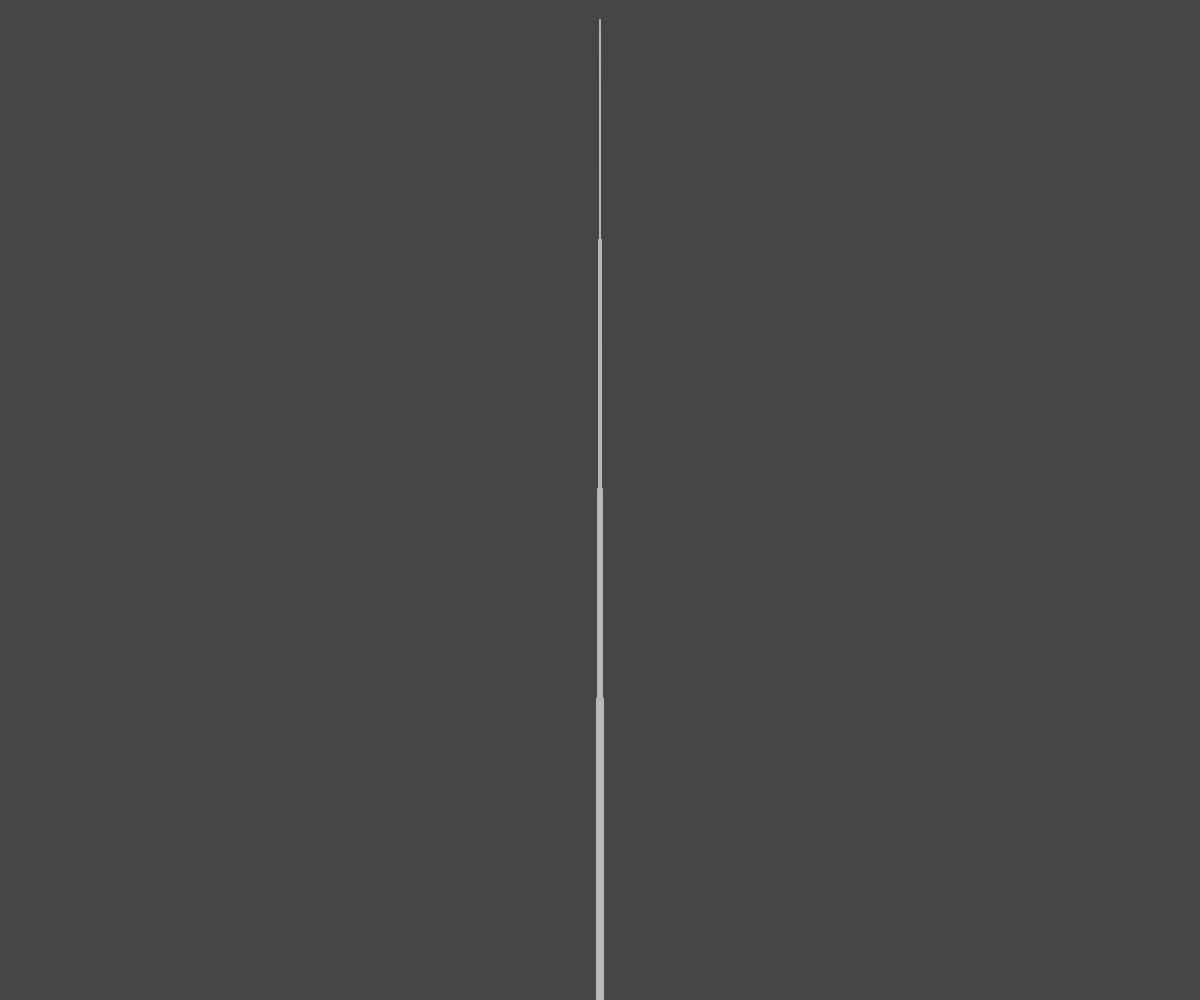
Frame 1 (no input)
Frame 60 (no input): identical to frame 1, image omitted
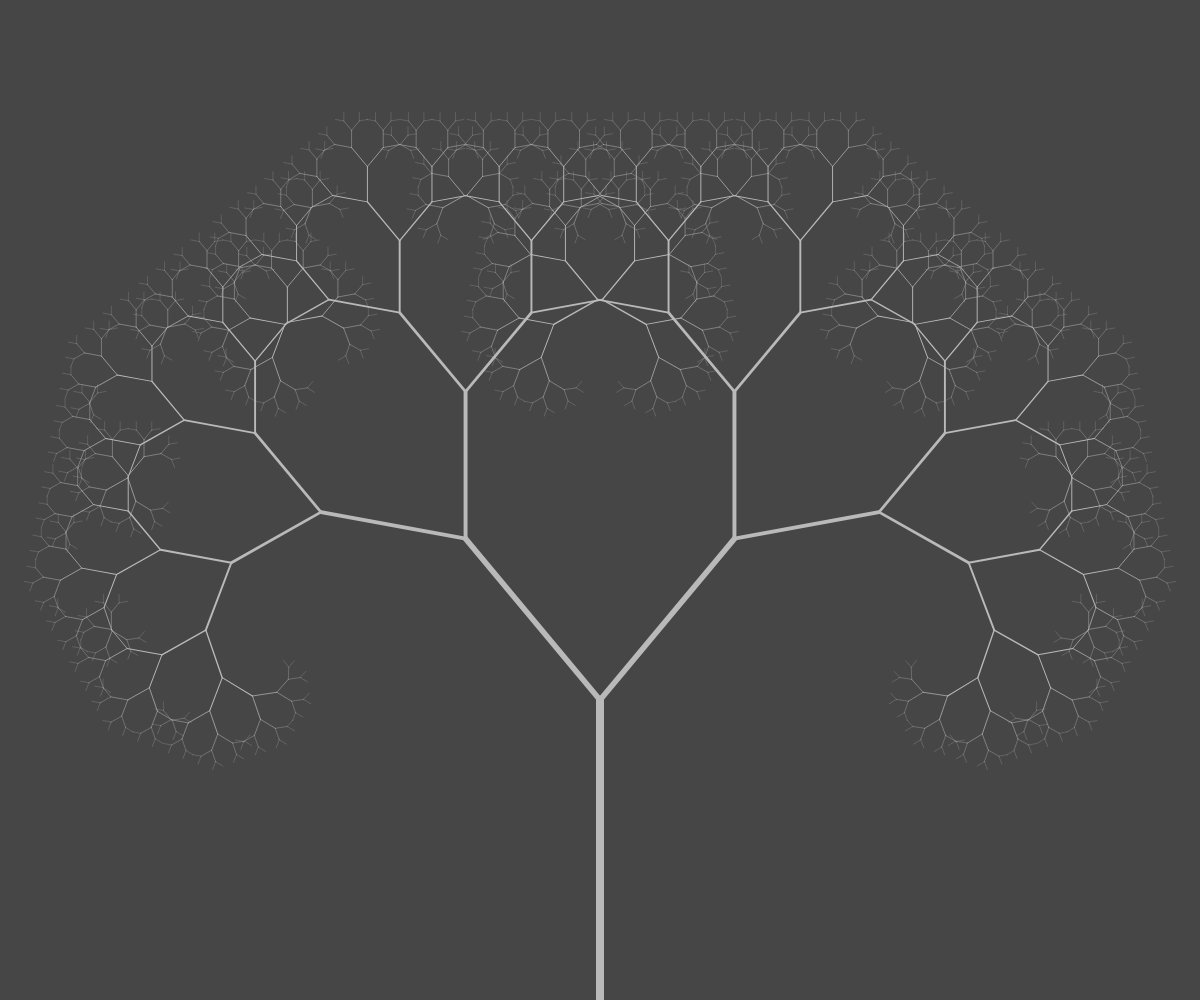
Frame 120 (the mouse pressed at the canvas centre since frame 60)

The p5.js sketch that drew these frames (run headless with seeded random() and noise() and a simulated clock; from frame 60 on, the mouse is pressed at the canvas centre):

// p5.js sketch
// ── sketch.js
let bg = 70;

function setup() {
  createCanvas(innerWidth, innerHeight)
}

function draw() {
  background(bg)
  stroke(255 - bg)
  translate(width / 2, height)
  
  let angle = atan(mouseY / mouseX)
  drawBranch(height * 0.3, 8, angle, 0.7)
}

function drawBranch(length, weight, angle, ratio) {
  strokeWeight(weight)
  line(0, 0, 0, -length)
  translate(0, -length)

  if (length > 10) {
    // Left Branch
    push()
    rotate(-angle)
    drawBranch(length * ratio, weight * 0.7, angle, ratio)
    pop()

    // Right Branch
    push()
    rotate(angle)
    drawBranch(length * ratio, weight * 0.7, angle, ratio)
    pop()
  }
}
